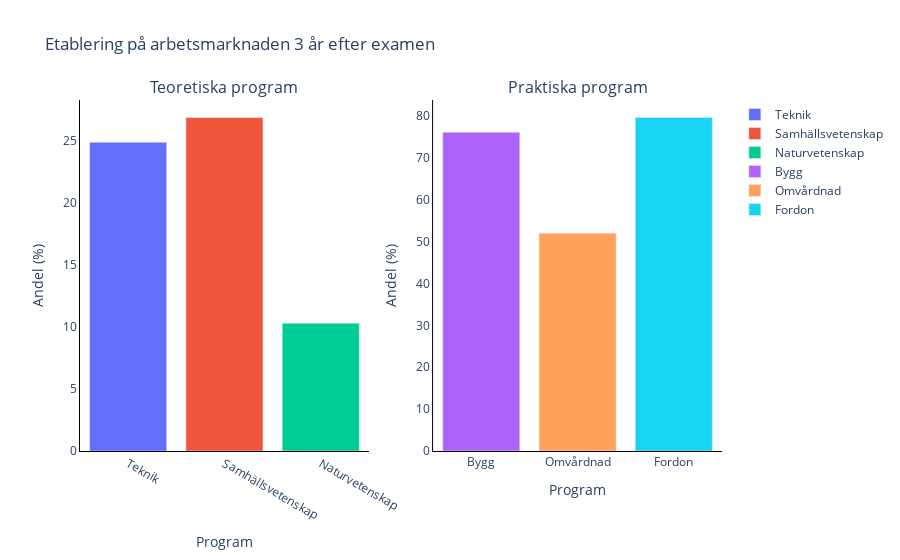

Notebook source saved alongside this figure:
### Code cell
from plotly.subplots import make_subplots
import plotly.graph_objs as go

# Function to filter data on right row and column
def filter_data(df):
    return df[(df["Län"] == "Stockholms län") & (df["Typ av huvudman"] == "Samtliga")]

# Function to get specific value on right column
def get_value(df):
    filtered_df = filter_data(df)
    if not filtered_df.empty:
        return filtered_df["Etablerade 3 år"].iloc[0]
    else:
        return None

# Create list with each program and equivalent data
theoretical_programs = ["Teknik", "Samhällsvetenskap", "Naturvetenskap"]
theoretical_data = [get_value(df_working["Teknikprogrammet"]), get_value(df_working["Samhällsvetenskapsprogrammet"]), get_value(df_working["Naturvetenskapsprogrammet"])]
practical_programs = ["Bygg", "Omvårdnad", "Fordon"]
practical_data = [get_value(df_working["Byggprogrammet"]), get_value(df_working["Omvårdnadsprogrammet"]), get_value(df_working["Fordonsprogrammet"])]

fig = make_subplots(rows=1, cols=2, subplot_titles=("Teoretiska program", "Praktiska program"))

# Add bars for each program
for subject, data in zip(theoretical_programs, theoretical_data):
    fig.add_trace(go.Bar(name=subject, x=[subject], y=[data]), row=1, col=1)
for subject, data in zip(practical_programs, practical_data):
    fig.add_trace(go.Bar(name=subject, x=[subject], y=[data]), row=1, col=2)

# Update x-axis and y-axis titles for the first and second subplot
fig.update_xaxes(title_text="Program", showline=True, linecolor='black', row=1, col=1)
fig.update_yaxes(title_text="Andel (%)", showline=True, linecolor='black', row=1, col=1)
fig.update_xaxes(title_text="Program", showline=True, linecolor='black', row=1, col=2)
fig.update_yaxes(title_text="Andel (%)", showline=True, linecolor='black', row=1, col=2)

fig.update_layout(
    title="Etablering på arbetsmarknaden 3 år efter examen",
    barmode="group",
    plot_bgcolor="white",  # Makes plot background white
    paper_bgcolor="white" # Makes paper background white
)

fig.show()

### Figure 1 — Plotly figure (JSON) as saved in the notebook; plotly's stock layout.template omitted (floating-point values rounded to 4 significant figures)
{"data": [{"name": "Teknik", "type": "bar", "x": ["Teknik"], "xaxis": "x", "y": [24.9], "yaxis": "y"}, {"name": "Samhällsvetenskap", "type": "bar", "x": ["Samhällsvetenskap"], "xaxis": "x", "y": [26.9], "yaxis": "y"}, {"name": "Naturvetenskap", "type": "bar", "x": ["Naturvetenskap"], "xaxis": "x", "y": [10.3], "yaxis": "y"}, {"name": "Bygg", "type": "bar", "x": ["Bygg"], "xaxis": "x2", "y": [76.1], "yaxis": "y2"}, {"name": "Omvårdnad", "type": "bar", "x": ["Omvårdnad"], "xaxis": "x2", "y": [52], "yaxis": "y2"}, {"name": "Fordon", "type": "bar", "x": ["Fordon"], "xaxis": "x2", "y": [79.6], "yaxis": "y2"}], "layout": {"annotations": [{"font": {"size": 16}, "showarrow": false, "text": "Teoretiska program", "x": 0.225, "xanchor": "center", "xref": "paper", "y": 1, "yanchor": "bottom", "yref": "paper"}, {"font": {"size": 16}, "showarrow": false, "text": "Praktiska program", "x": 0.775, "xanchor": "center", "xref": "paper", "y": 1, "yanchor": "bottom", "yref": "paper"}], "barmode": "group", "paper_bgcolor": "white", "plot_bgcolor": "white", "title": {"text": "Etablering på arbetsmarknaden 3 år efter examen"}, "xaxis": {"anchor": "y", "domain": [0, 0.45], "linecolor": "black", "showline": true, "ticktext": ["Teknik", "Samhällsvetenskap", "Naturvetenskap"], "tickvals": ["Teknik", "Samhällsvetenskap", "Naturvetenskap"], "title": {"text": "Program"}}, "xaxis2": {"anchor": "y2", "domain": [0.55, 1], "linecolor": "black", "showline": true, "title": {"text": "Program"}}, "yaxis": {"anchor": "x", "domain": [0, 1], "linecolor": "black", "showline": true, "title": {"text": "Andel (%)"}}, "yaxis2": {"anchor": "x2", "domain": [0, 1], "linecolor": "black", "showline": true, "title": {"text": "Andel (%)"}}}}
